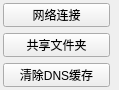
             <widget class="QWidget" name="scrollAreaWidgetContents_19">
              <property name="geometry">
               <rect>
                <x>0</x>
                <y>0</y>
                <width>119</width>
                <height>90</height>
               </rect>
              </property>
              <layout class="QFormLayout" name="formLayout_19">
               <property name="leftMargin">
                <number>3</number>
               </property>
               <property name="topMargin">
                <number>3</number>
               </property>
               <property name="rightMargin">
                <number>3</number>
               </property>
               <property name="bottomMargin">
                <number>3</number>
               </property>
               <item row="0" column="0">
                <widget class="QPushButton" name="netconnBtn">
                 <property name="minimumSize">
                  <size>
                   <width>107</width>
                   <height>23</height>
                  </size>
                 </property>
                 <property name="text">
                  <string>网络连接</string>
                 </property>
                 <property name="icon">
                  <iconset resource="maintools.qrc">
                   <normaloff>:/maintools/netconnections.ico</normaloff>:/maintools/netconnections.ico</iconset>
                 </property>
                </widget>
               </item>
               <item row="1" column="0">
                <widget class="QPushButton" name="sharedBtn">
                 <property name="minimumSize">
                  <size>
                   <width>107</width>
                   <height>23</height>
                  </size>
                 </property>
                 <property name="text">
                  <string>共享文件夹</string>
                 </property>
                 <property name="icon">
                  <iconset resource="maintools.qrc">
                   <normaloff>:/maintools/share.ico</normaloff>:/maintools/share.ico</iconset>
                 </property>
                </widget>
               </item>
               <item row="2" column="0">
                <widget class="QPushButton" name="flushdnsBtn">
                 <property name="minimumSize">
                  <size>
                   <width>107</width>
                   <height>23</height>
                  </size>
                 </property>
                 <property name="text">
                  <string>清除DNS缓存</string>
                 </property>
                 <property name="icon">
                  <iconset resource="maintools.qrc">
                   <normaloff>:/maintools/flushdns.png</normaloff>:/maintools/flushdns.png</iconset>
                 </property>
                </widget>
               </item>
              </layout>
             </widget>
